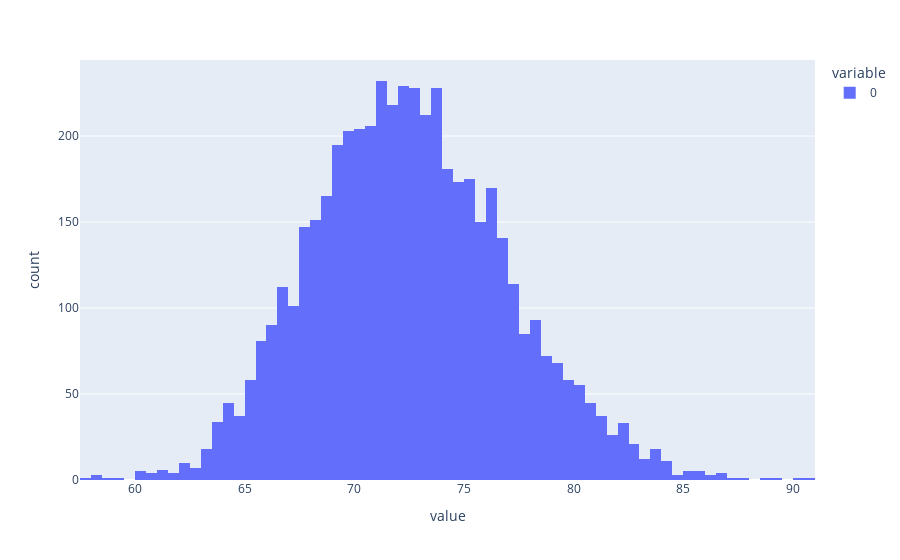

Source (notebook cell):
### Markdown cell above
Wenig überraschend erhalten wir jedes Mal, wenn wir eine weitere Stichprobe nehmen, einen anderen Stichprobenmittelwert. Es ist nützlich, ein Gefühl dafür zu bekommen, wie viel Variabilität wir erwarten sollten, wenn wir den Mittelwert der Grundgesamtheit auf diese Weise schätzen. Die Verteilung der Stichprobenmittelwerte, die so genannte *Stichprobenverteilung*, kann uns helfen, diese Variabilität zu verstehen. Da wir in dieser Übung Zugang zur Grundgesamtheit haben, können wir die Stichprobenverteilung für den Stichprobenmittelwert erstellen, indem wir die oben genannten Schritte viele Male wiederholen. Hier erzeugen wir 5000 Stichproben und berechnen den Mittelwert jeder einzelnen Stichproben.

### Code cell
sample_means50 = [wfl.sample(50).mean() for i in range(0, 5000)]

px.histogram(sample_means50)

### Figure 1 — Plotly figure (JSON) as saved in the notebook; plotly's stock layout.template omitted (floating-point values rounded to 4 significant figures; data arrays with more than 128 entries replaced by an {"elided": "..."} marker saying what was removed)
{"data": [{"alignmentgroup": "True", "bingroup": "x", "hovertemplate": "variable=0<br>value=%{x}<br>count=%{y}<extra></extra>", "legendgroup": "0", "marker": {"color": "#636efa", "pattern": {"shape": ""}}, "name": "0", "offsetgroup": "0", "orientation": "v", "showlegend": true, "type": "histogram", "x": {"elided": "5000 float values"}, "xaxis": "x", "yaxis": "y"}], "layout": {"barmode": "relative", "legend": {"title": {"text": "variable"}, "tracegroupgap": 0}, "margin": {"t": 60}, "xaxis": {"anchor": "y", "domain": [0, 1], "title": {"text": "value"}}, "yaxis": {"anchor": "x", "domain": [0, 1], "title": {"text": "count"}}}}
